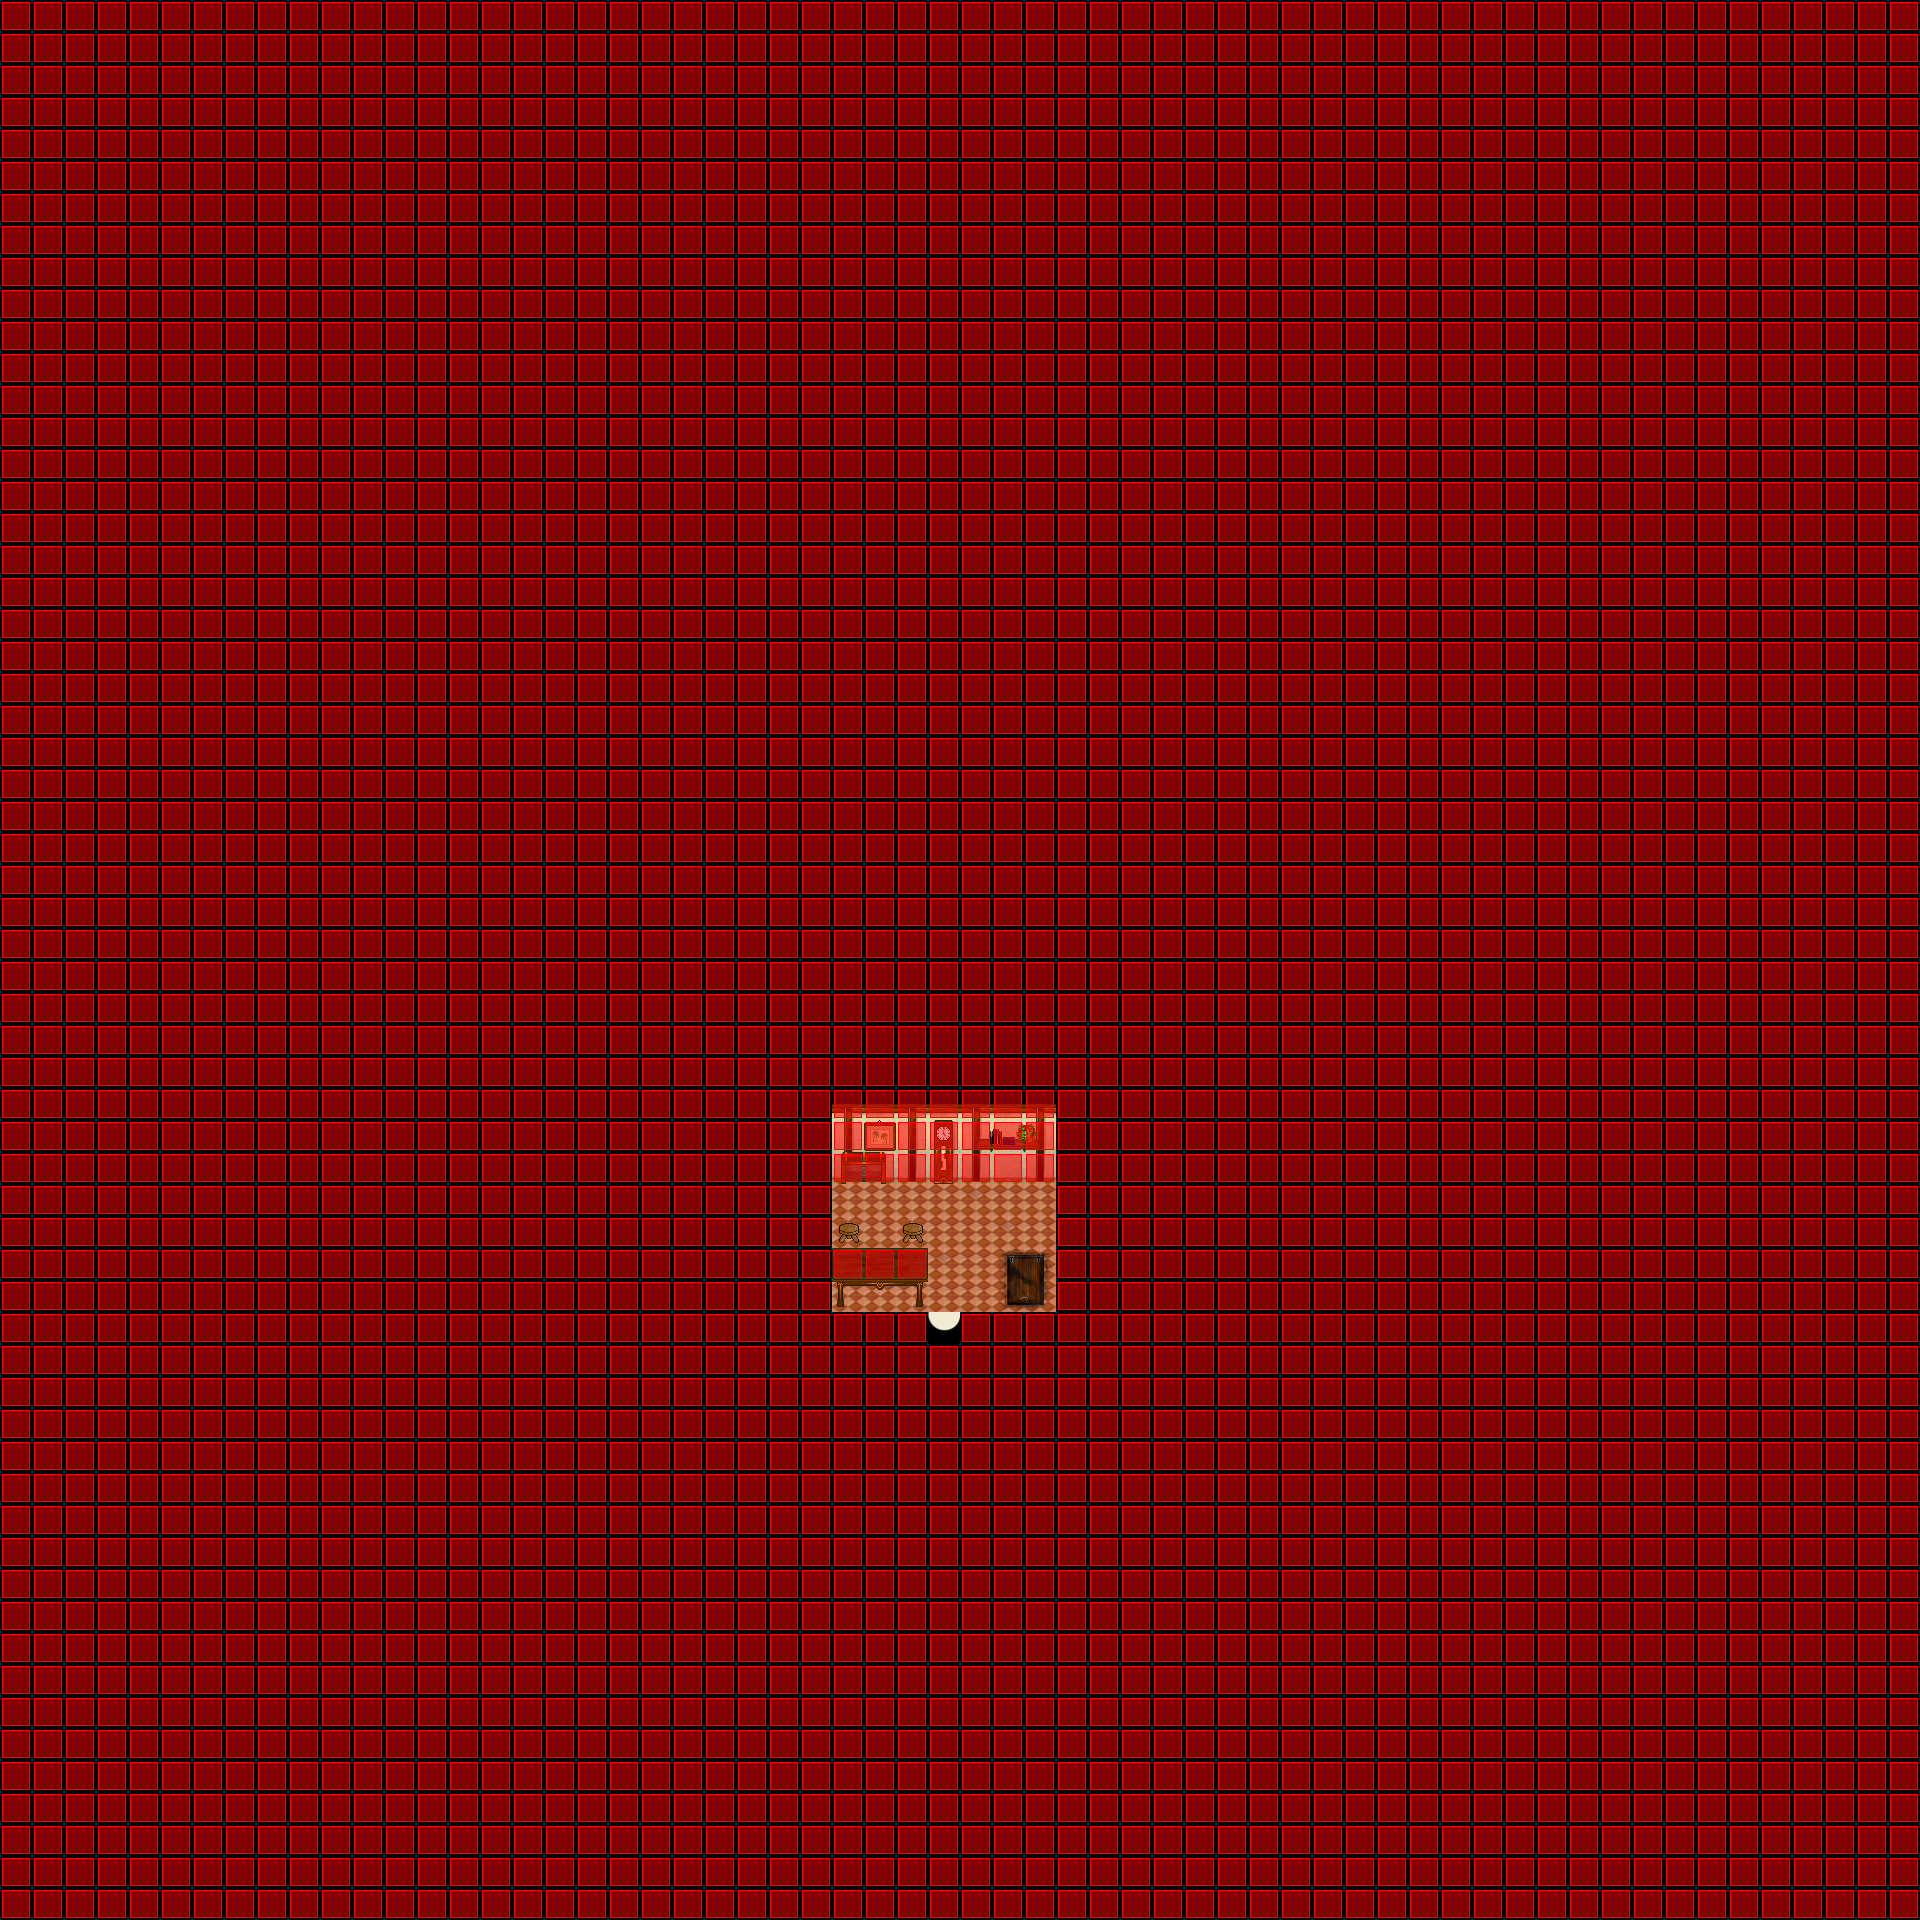

This is a level from a 2D game, rendered from its Tiled map with the project's own tilesets. A one-line summary and the map file follow, with tile-layer data summarised:
An orthogonal 60x60 tile map with 32x32 px tiles, 6 tile layers (Ground, Ground, Ground, Fringe, ...), 5 tilesets and 3 objects (2x WARP, SCRIPT).

<map version="1.0" orientation="orthogonal" width="60" height="60" tilewidth="32" tileheight="32">
 <properties>
  <property name="music" value="faith.ogg" />
 </properties>
 <tileset firstgid="1" name="indoor3_32_32" tilewidth="32" tileheight="32">
  <image source="../graphics/tiles/indoor3_32_32.png" width="1024" height="1024" />
 </tileset>
 <tileset firstgid="1025" name="indoor2_32_32" tilewidth="32" tileheight="32">
  <image source="../graphics/tiles/indoor2_32_32.png" width="1024" height="1024" />
 </tileset>
 <tileset firstgid="2049" name="collision1_32_32" tilewidth="32" tileheight="32">
  <image source="../graphics/tiles/collision1_32_32.png" width="1024" height="1024" />
 </tileset>
 <tileset firstgid="3073" name="indoor2_32_64" tilewidth="32" tileheight="64">
  <image source="../graphics/tiles/indoor2_32_64.png" width="1024" height="1024" />
 </tileset>
 <tileset firstgid="3585" name="indoor2_32_96" tilewidth="32" tileheight="96">
  <image source="../graphics/tiles/indoor2_32_96.png" width="1024" height="960" />
 </tileset>
 <layer name="Ground" width="60" height="60">
  <data>[3600 cells, 3600 non-empty, 9 distinct tile ids]</data>
 </layer>
 <layer name="Ground" width="60" height="60">
  <data>[3600 cells, 29 non-empty, 18 distinct tile ids]</data>
 </layer>
 <layer name="Ground" width="60" height="60">
  <data>[3600 cells, 3 non-empty, 3 distinct tile ids]</data>
 </layer>
 <layer name="Fringe" width="60" height="60">
  <data>[3600 cells, 0 non-empty, 0 distinct tile ids]</data>
 </layer>
 <layer name="Over" width="60" height="60">
  <data>[3600 cells, 0 non-empty, 0 distinct tile ids]</data>
 </layer>
 <layer name="Collision" width="60" height="60">
  <data>[3600 cells, 3574 non-empty, 1 distinct tile ids]</data>
 </layer>
 <objectgroup name="Object" width="60" height="60">
  <object name="External Map Events" type="SCRIPT" x="0" y="0">
   <properties>
    <property name="FILENAME" value="scripts/maps/iw-narva-flat01-o00-o00-o00.lua" />
   </properties>
  </object>
  <object name="Warp to ow-p2-p4" type="WARP" x="928" y="1312" width="32" height="32">
   <properties>
    <property name="DEST_MAP" value="ow-p0003-p0002-o0000" />
    <property name="DEST_X" value="5296" />
    <property name="DEST_Y" value="1328" />
   </properties>
  </object>
  <object name="Warp to cellar" type="WARP" x="992" y="1248" width="64" height="64">
   <properties>
    <property name="DEST_MAP" value="iw-narva-flat01-o00-o00-n01" />
    <property name="DEST_X" value="1040" />
    <property name="DEST_Y" value="1280" />
   </properties>
  </object>
 </objectgroup>
</map>
